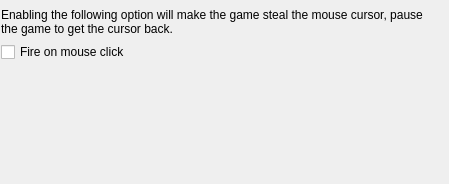
<ui version="4.0" >
 <class>GeneralSettings</class>
 <widget class="QWidget" name="GeneralSettings" >
  <property name="geometry" >
   <rect>
    <x>0</x>
    <y>0</y>
    <width>449</width>
    <height>184</height>
   </rect>
  </property>
  <property name="windowTitle" >
   <string>General Settings</string>
  </property>
  <widget class="QWidget" name="" >
   <property name="geometry" >
    <rect>
     <x>1</x>
     <y>8</y>
     <width>441</width>
     <height>171</height>
    </rect>
   </property>
   <layout class="QVBoxLayout" name="verticalLayout" >
    <item>
     <widget class="QLabel" name="label" >
      <property name="text" >
       <string>Enabling the following option will make the game steal the mouse cursor, pause the game to get the cursor back.</string>
      </property>
      <property name="wordWrap" >
       <bool>true</bool>
      </property>
     </widget>
    </item>
    <item>
     <widget class="QCheckBox" name="kcfg_FireOnClick" >
      <property name="text" >
       <string>Fire on mouse click</string>
      </property>
     </widget>
    </item>
    <item>
     <spacer name="verticalSpacer" >
      <property name="orientation" >
       <enum>Qt::Vertical</enum>
      </property>
      <property name="sizeHint" stdset="0" >
       <size>
        <width>20</width>
        <height>40</height>
       </size>
      </property>
     </spacer>
    </item>
   </layout>
  </widget>
 </widget>
 <resources/>
 <connections/>
</ui>
